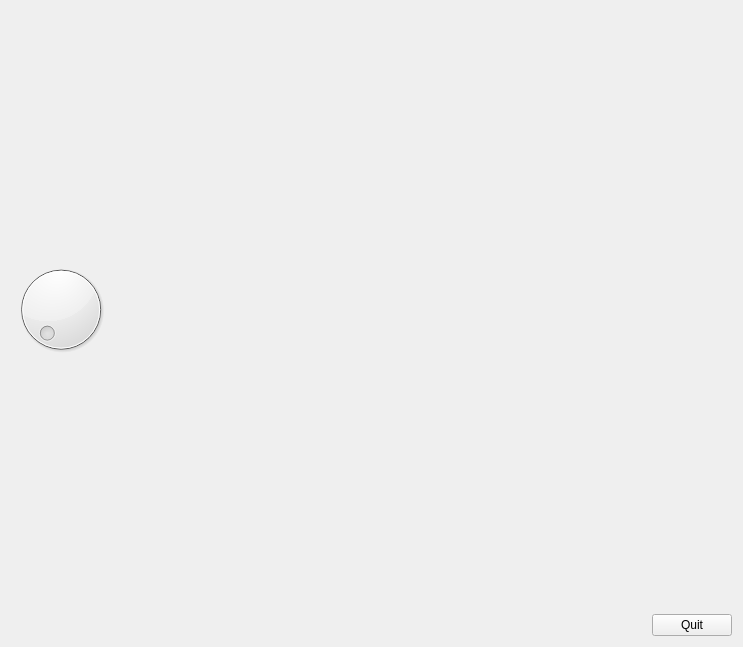
<?xml version="1.0" encoding="UTF-8"?>
<ui version="4.0">
 <class>MyForm</class>
 <widget class="QWidget" name="MyForm">
  <property name="geometry">
   <rect>
    <x>0</x>
    <y>0</y>
    <width>743</width>
    <height>647</height>
   </rect>
  </property>
  <property name="windowTitle">
   <string>Form</string>
  </property>
  <layout class="QVBoxLayout" name="verticalLayout">
   <item>
    <layout class="QHBoxLayout" name="horizontalLayout_2">
     <item>
      <layout class="QHBoxLayout" name="horizontalLayout">
       <item>
        <widget class="QDial" name="dial">
         <property name="minimum">
          <number>1</number>
         </property>
         <property name="maximum">
          <number>50</number>
         </property>
        </widget>
       </item>
       <item>
        <widget class="QLabel" name="label">
         <property name="enabled">
          <bool>true</bool>
         </property>
         <property name="text">
          <string/>
         </property>
        </widget>
       </item>
      </layout>
     </item>
     <item>
      <spacer name="horizontalSpacer">
       <property name="orientation">
        <enum>Qt::Horizontal</enum>
       </property>
       <property name="sizeHint" stdset="0">
        <size>
         <width>38</width>
         <height>20</height>
        </size>
       </property>
      </spacer>
     </item>
    </layout>
   </item>
   <item>
    <layout class="QHBoxLayout" name="horizontalLayout_3">
     <item>
      <spacer name="horizontalSpacer_2">
       <property name="orientation">
        <enum>Qt::Horizontal</enum>
       </property>
       <property name="sizeHint" stdset="0">
        <size>
         <width>40</width>
         <height>20</height>
        </size>
       </property>
      </spacer>
     </item>
     <item>
      <widget class="QPushButton" name="pushButton">
       <property name="text">
        <string>Quit</string>
       </property>
      </widget>
     </item>
    </layout>
   </item>
  </layout>
 </widget>
 <resources/>
 <connections>
  <connection>
   <sender>dial</sender>
   <signal>sliderReleased()</signal>
   <receiver>label</receiver>
   <slot>clear()</slot>
   <hints>
    <hint type="sourcelabel">
     <x>89</x>
     <y>103</y>
    </hint>
    <hint type="destinationlabel">
     <x>139</x>
     <y>8</y>
    </hint>
   </hints>
  </connection>
  <connection>
   <sender>dial</sender>
   <signal>valueChanged(int)</signal>
   <receiver>label</receiver>
   <slot>setNum(int)</slot>
   <hints>
    <hint type="sourcelabel">
     <x>44</x>
     <y>33</y>
    </hint>
    <hint type="destinationlabel">
     <x>153</x>
     <y>22</y>
    </hint>
   </hints>
  </connection>
  <connection>
   <sender>pushButton</sender>
   <signal>clicked()</signal>
   <receiver>MyForm</receiver>
   <slot>close()</slot>
   <hints>
    <hint type="sourcelabel">
     <x>702</x>
     <y>487</y>
    </hint>
    <hint type="destinationlabel">
     <x>750</x>
     <y>434</y>
    </hint>
   </hints>
  </connection>
 </connections>
</ui>
